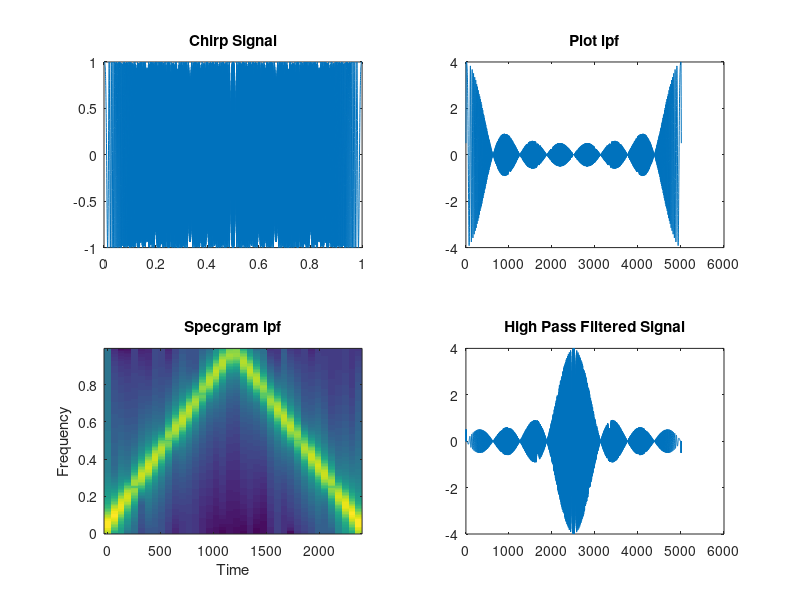

MATLAB code to generate this figure:
clc;
close all;
clear all;
%%Covolution of chirp signal with fuctions (low pass filter and high pass
%%filter)

% Generate a chirp signal
fs = 5000; % Sampling frequency
t = 0:1/fs:1; % Time vector
x = chirp(t, 0, 1, 5000); % Chirp from 0 to 500 Hz

subplot(2,2,1)
plot(t,x)
title("Chirp Signal")

h1 = [1/2 1/2 1/2 1/2 1/2 1/2 1/2 1/2];
y1=conv(x,h1)
subplot(2,2,2)
plot(y1)
title("Plot lpf")

subplot(2,2,3)
specgram(y1)
title("Specgram lpf")

h2 = [1/2 -1/2 1/2 -1/2 1/2 -1/2 1/2 -1/2]; % High pass filter coefficients
y2 = conv(x, h2); % Convolve with high pass filter
subplot(2,2,4)
plot(y2)
title("High Pass Filtered Signal");
